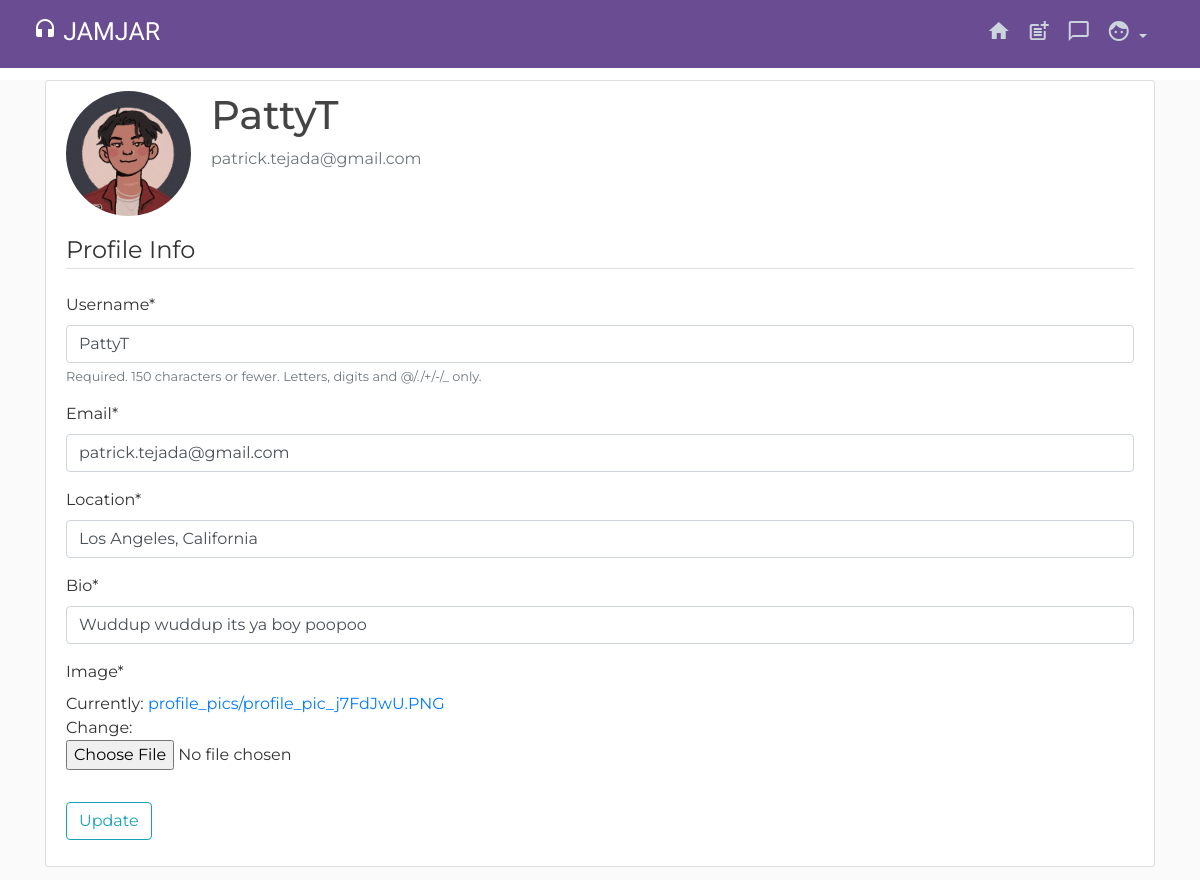
The page /profile/settings (signed in) on the database its author committed.
### users/models.py (models this page shows, shortened)
class Profile(models.Model):
    user = models.OneToOneField(User, on_delete=models.CASCADE)
    image = models.ImageField(default='default.jpg', upload_to='profile_pics')
    location = models.CharField(max_length=50, null=True, blank=True)
    bio = models.TextField(max_length=150, null=True, blank=True)

### users/views.py (the view)
# urls.py: path('profile/settings', user_views.profile_settings, name='settings'),
@login_required
def profile_settings(request):
    if request.method == 'POST':
        u_form = UserUpdateForm(request.POST, instance=request.user)
        p_form = ProfileUpdateForm(request.POST,
                                   request.FILES,
                                   instance=request.user.profile)
        if u_form.is_valid() and p_form.is_valid():
            u_form.save()
            p_form.save()
            messages.success(request, f'Your account has been updated!')
            return redirect('settings')
    else:
        u_form = UserUpdateForm(instance=request.user)
        p_form = ProfileUpdateForm(instance=request.user.profile)
    context = {
        'u_form': u_form,
        'p_form': p_form
    }
    return render(request, 'users/profile_settings.html', context)

### users/forms.py
class UserUpdateForm(forms.ModelForm):
    email = forms.EmailField()
    class Meta:
        model = User
        fields = ['username', 'email']

class ProfileUpdateForm(forms.ModelForm):
    location = forms.CharField()
    bio = forms.CharField()
    class Meta:
        model = Profile
        fields = ['location', 'bio', 'image']

### dm/views.py (called while the page is built)
def checkDms(request):
	dms_count = 0
	if request.user.is_authenticated:
		dms_count = Message.objects.filter(user=request.user, is_read=False).count()
	return {'dms_count':dms_count}

### users/templates/users/profile_settings.html (shortened to what this page needs)
{% extends "blog/base.html" %}
{% load crispy_forms_tags %}
{% block content %}
    <div class="content-section">
      <div class="media">
        <img class="rounded-circle account-img" src="{{ user.profile.image.url }}">
        <div class="media-body">
          <h2 class="account-heading">{{ user.username }}</h2>
          <p class="text-secondary">{{ user.email }}</p>
        </div>
      </div>
      <form method = "POST" enctype="multipart/form-data">
        <fieldset class = "form-group">
            <legend class = "border-bottom mb-4">Profile Info</legend>
              {{ u_form|crispy }}
              {{ p_form|crispy }}
        </fieldset>
        <div class = "form-group">
            <button class ="btn btn-outline-info" type ="submit">Update</button>
        </div>
      </form>
    </div>
{% endblock content %}

### blog/static/blog/main.css (style rules this page uses)
body { background: #fafafa; color: #333333; margin-top: 5rem; font-family: 'Montserrat', sans-serif }
h1, h2, h3, h4, h5, h6 { color: #444444; }
.content-section { background: #ffffff; padding: 10px 20px; border: 1px solid #dddddd; border-radius: 3px; margin-bottom: 20px; }
.account-img { height: 125px; width: 125px; margin-right: 20px; margin-bottom: 16px; }
.account-heading { font-size: 2.5rem; }

### rows shown on the page
Profile: location "Los Angeles, California", bio "Wuddup wuddup its ya boy poopoo"

### other values the page prints
{{ user.username }} "PattyT"
{{ user.email }} "patrick.tejada@gmail.com"
